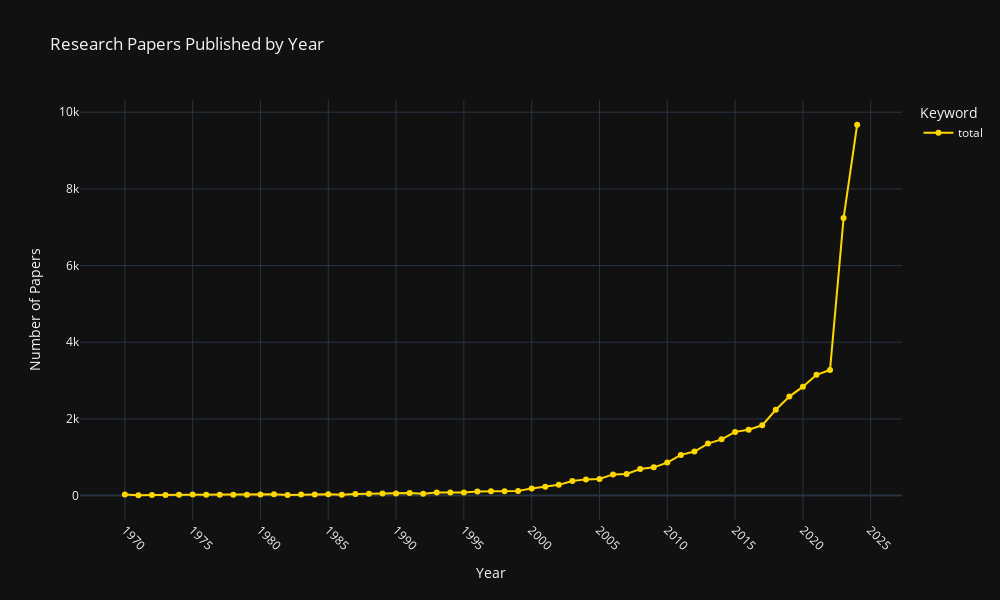

Here is the notebook cell this chart was saved with:
### Markdown cell above
Totals graph:

### Code cell
fig = px.line(
    df_totals,
    x='year',
    y='paper_count',
    color='search_keyword',
    color_discrete_map=color_map,
    title='Research Papers Published by Year',
    markers=True,
)

fig.update_layout(
    xaxis_title='Year',
    yaxis_title='Number of Papers',
    legend_title='Keyword',
    font=dict(size=12),
    width=1000,
    height=600,
    template='plotly_dark',
    xaxis=dict(showgrid=True,
               dtick=5,
               tickangle=45),
    yaxis=dict(showgrid=True),
)

fig.show()

### Figure 1 — Plotly figure (JSON) as saved in the notebook; plotly's stock layout.template omitted (floating-point values rounded to 4 significant figures)
{"data": [{"hovertemplate": "search_keyword=total<br>year=%{x}<br>paper_count=%{y}<extra></extra>", "legendgroup": "total", "line": {"color": "#FFD700", "dash": "solid"}, "marker": {"symbol": "circle"}, "mode": "lines+markers", "name": "total", "orientation": "v", "showlegend": true, "type": "scatter", "x": [1970, 1971, 1972, 1973, 1974, 1975, 1976, 1977, 1978, 1979, 1980, 1981, 1982, 1983, 1984, 1985, 1986, 1987, 1988, 1989, 1990, 1991, 1992, 1993, 1994, 1995, 1996, 1997, 1998, 1999, 2000, 2001, 2002, 2003, 2004, 2005, 2006, 2007, 2008, 2009, 2010, 2011, 2012, 2013, 2014, 2015, 2016, 2017, 2018, 2019, 2020, 2021, 2022, 2023, 2024], "xaxis": "x", "y": [29, 9, 13, 14, 20, 29, 20, 21, 24, 20, 26, 33, 14, 31, 31, 32, 25, 43, 45, 54, 53, 67, 48, 82, 79, 80, 104, 115, 111, 123, 188, 228, 280, 382, 423, 434, 553, 564, 695, 737, 861, 1062, 1150, 1357, 1467, 1662, 1716, 1833, 2239, 2582, 2841, 3151, 3277, 7238, 9673], "yaxis": "y"}], "layout": {"font": {"size": 12}, "height": 600, "legend": {"title": {"text": "Keyword"}, "tracegroupgap": 0}, "title": {"text": "Research Papers Published by Year"}, "width": 1000, "xaxis": {"anchor": "y", "domain": [0, 1], "dtick": 5, "showgrid": true, "tickangle": 45, "title": {"text": "Year"}}, "yaxis": {"anchor": "x", "domain": [0, 1], "showgrid": true, "title": {"text": "Number of Papers"}}}}
